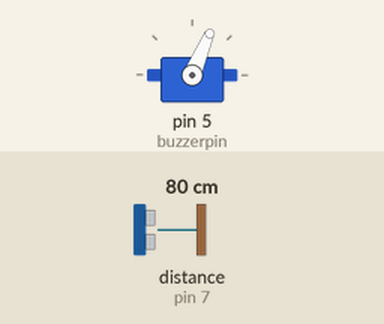
Recording of a sketch running on a simulated Arduino Uno, built with avr-gcc and run on an emulated ATmega328P. Shown: servo. Wiring (inferred from the names in the program): ultrasonic range finder: trigger pin 7; echo pin 7. Inputs (shaded band) come from the test bench; at power-on: distance to the obstacle (sensor on pin 7) 80 cm. The echo pulse lasts 58.3 µs per cm.

Above: at 0.15 s.
At 11.9 s:
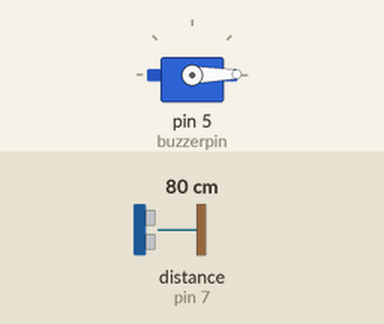
12.0 s: distance to the obstacle (sensor on pin 7) set to 2 cm
Timing chart, 0 to 25.6 s (numbered marks = the images above; inputs shaded):
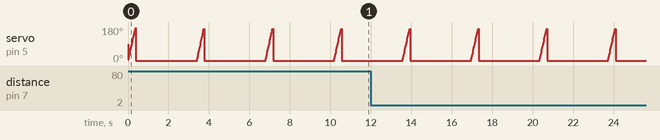

The sketch:

ultrasonic_distance_sensor.ino
```cpp
//program 3.2.2
#define buzzerpin 5
#include <Servo.h>

int position = 90;

int i = 0;

int j = 0;

Servo servo_5;

const int pingPin = 7;
long microsecondsToCentimeters(long microseconds) {
return microseconds / 29 / 2;
}
void setup() {

Serial.begin(9600);
pinMode(buzzerpin,OUTPUT);

servo_5.attach(5, 500, 2500);

}
void loop() {

long duration, cm;

pinMode(pingPin, OUTPUT);

digitalWrite(pingPin, LOW);
delayMicroseconds(2);

digitalWrite(pingPin, HIGH);
delayMicroseconds(5);

digitalWrite(pingPin, LOW);

pinMode(pingPin, INPUT);

duration = pulseIn(pingPin, HIGH);

cm = microsecondsToCentimeters(duration);

  if(cm<100){
    digitalWrite(5, LOW);
  }

  else{
  	digitalWrite(5, HIGH);
  }
  /////////////////////////
  position = 90;
  for (position = 1; position <= 179; position += 1) {
    servo_5.write(position);
    delay(2); // Wait for 20 millisecond(s)
  }
  for (position = 179; position >= 1; position -= 1) {
    servo_5.write(position);
  }
  /////////////////////////////

Serial.println();
delay(3000);
}
```

Measured:
- by itself, servo on pin 5 (buzzerpin): repeats every 3.4 s: 12° 0.02 s, 22° 0.02 s, 32° 0.02 s, 42° 0.02 s, 52° 0.02 s, 62° 0.02 s, 72° 0.02 s, 82° 0.02 s, 92° 0.02 s, 102° 0.02 s, 112° 0.02 s, 122° 0.02 s, 132° 0.02 s, 142° 0.01 s, 147° 0.01 s, 152° 0.02 s, 162° 0.02 s, 172° 0.03 s, 1° 3.0 s, 2° 0.02 s
